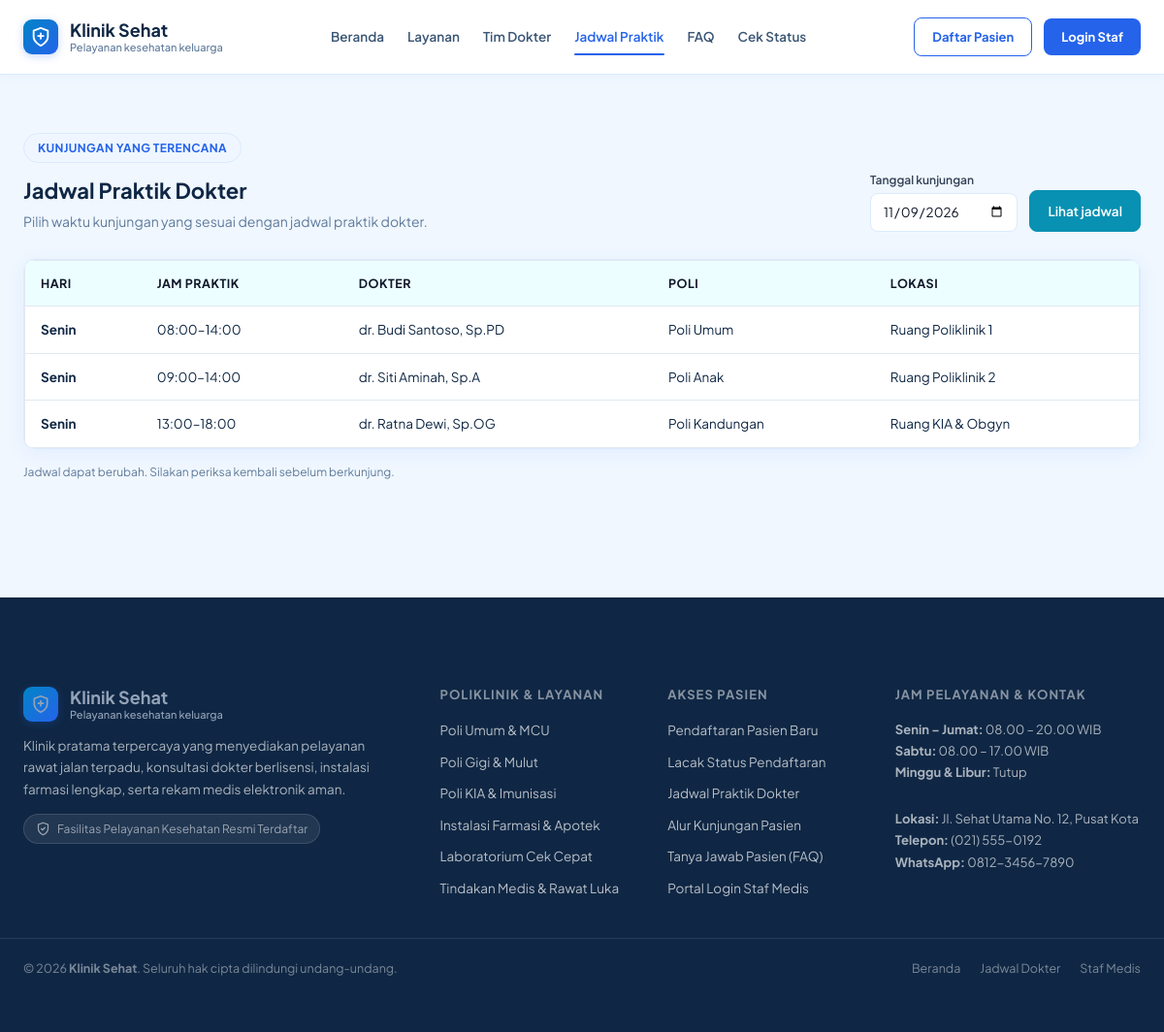
The app's page /index.php?url=jadwal with its own data.
### tables this page shows
CREATE TABLE jadwal_dokter (
    id_jadwal INT AUTO_INCREMENT PRIMARY KEY,
    id_user INT NOT NULL,
    hari ENUM('Senin', 'Selasa', 'Rabu', 'Kamis', 'Jumat', 'Sabtu', 'Minggu') NOT NULL,
    jam_mulai TIME NOT NULL,
    jam_selesai TIME NOT NULL,
    poli VARCHAR(100) NOT NULL,
    lokasi VARCHAR(150) NOT NULL DEFAULT 'Klinik Utama',
    is_active TINYINT(1) NOT NULL DEFAULT 1,
    created_at TIMESTAMP DEFAULT CURRENT_TIMESTAMP,
    FOREIGN KEY (id_user) REFERENCES users(id_user) ON DELETE CASCADE,
    INDEX idx_jadwal_hari_aktif (hari, is_active)
);

CREATE TABLE users (
    id_user INT AUTO_INCREMENT PRIMARY KEY,
    nama VARCHAR(100) NOT NULL,
    username VARCHAR(50) NOT NULL UNIQUE,
    password VARCHAR(255) NOT NULL,
    role ENUM('admin', 'resepsionis', 'dokter', 'apoteker') NOT NULL DEFAULT 'admin',
    is_active TINYINT(1) NOT NULL DEFAULT 1,
    aktif_mulai DATE NOT NULL,
    aktif_sampai DATE NOT NULL,
    created_at TIMESTAMP DEFAULT CURRENT_TIMESTAMP
);

### index.php (called while the page is built, shortened)
<?php
require_once __DIR__ . '/core/Database.php';
require_once __DIR__ . '/core/Model.php';
require_once __DIR__ . '/core/Icon.php';
function e($value)
{
    return htmlspecialchars((string) $value, ENT_QUOTES, 'UTF-8');
}
function is_logged_in()
{
    return isset($_SESSION['user']);
}
$url = trim($_GET['url'] ?? 'beranda', '/');
$parts = $url === '' ? ['beranda'] : explode('/', $url);
$method = preg_replace('/[^a-zA-Z]/', '', $parts[1] ?? 'index');
$params = array_slice($parts, 2);
$controller = new $class();
call_user_func_array([$controller, $method], $params);

### controllers/JadwalController.php (called while the page is built, shortened)
<?php
require_once __DIR__ . '/../models/JadwalDokter.php';
class JadwalController extends Controller
{
    private $jadwal;
    public function __construct()
    {
        $this->jadwal = new JadwalDokter();
    }
    public function index()
    {
        $isAdmin = has_role('admin');
        $isDoctor = has_role('dokter');
        $doctorId = $isDoctor ? (int) current_user()['id_user'] : null;
        $isPublic = !is_logged_in();
        $date = $isPublic
            ? $this->validDate($_GET['tanggal'] ?? '') ?: $this->jadwal->nextAvailableDate()
            : null;
        $holidayName = $isPublic ? $this->jadwal->isHoliday($date) : false;
        $items = $isPublic
            ? ($holidayName ? [] : $this->jadwal->forDate($date))
            : $this->jadwal->all($doctorId, $isAdmin || $doctorId !== null);
        $this->view('jadwal/index', [
            'title' => 'Jadwal Dokter',
            'activeNav' => $isPublic ? 'jadwal' : '',
            'items' => $items,
            'isAdmin' => $isAdmin,
            'isDoctor' => $isDoctor,
            'isPublic' => $isPublic,
            'date' => $date,
            'closedMessage' => $holidayName
                ? 'Klinik tutup pada hari libur: ' . $holidayName . '.'
                : ($isPublic && !$items ? 'Tidak ada dokter dengan jadwal praktik pada tanggal ini.' : '')
        ]);
    }
    private function validDate($value)
    {
        if (!is_string($value) || $value === '') {
            return null;
        }
        $date = DateTime::createFromFormat('!Y-m-d', $value);
        return $date && $date->format('Y-m-d') === $value && $value >= date('Y-m-d') ? $value : null;
    }
}

### core/Database.php (called while the page is built, shortened)
<?php
class Database
{
    private static $pdo = null;
    public static function connect()
    {
        if (self::$pdo === null) {
            try {
                $dsn = "mysql:host=" . DB_HOST .
                       ";port=" . DB_PORT .
                       ";dbname=" . DB_NAME .
                       ";charset=utf8mb4";
                self::$pdo = new PDO(
                    $dsn,
                    DB_USER,
                    DB_PASS,
                    [
                        PDO::ATTR_ERRMODE => PDO::ERRMODE_EXCEPTION,
                        PDO::ATTR_DEFAULT_FETCH_MODE => PDO::FETCH_ASSOC,
                        PDO::ATTR_EMULATE_PREPARES => false
                    ]
                );
            } catch (PDOException $e) {
                error_log('Database connection failed: ' . $e->getMessage());
                http_response_code(500);
                die('Layanan sedang tidak tersedia. Silakan coba kembali.');
            }
        }
        return self::$pdo;
    }
}

### models/JadwalDokter.php (called while the page is built, shortened)
<?php
class JadwalDokter extends Model
{
    public function weekdayForDate($date)
    {
        $days = [1 => 'Senin', 'Selasa', 'Rabu', 'Kamis', 'Jumat', 'Sabtu', 'Minggu'];
        $timestamp = strtotime($date);
        return $timestamp ? $days[(int) date('N', $timestamp)] : null;
    }
    public function isHoliday($date)
    {
        $stmt = $this->db->prepare('SELECT nama FROM hari_libur WHERE tanggal = ? LIMIT 1');
        $stmt->execute([$date]);
        return $stmt->fetchColumn() ?: false;
    }
    public function poliOptionsForDate($date)
    {
        $day = $this->weekdayForDate($date);
        if (!$day || $date < date('Y-m-d') || $this->isHoliday($date)) {
            return [];
        }
        $stmt = $this->db->prepare(
            "SELECT DISTINCT j.poli FROM jadwal_dokter j
             JOIN users u ON u.id_user = j.id_user
               WHERE j.hari = ? AND j.is_active = 1 AND u.role = 'dokter' AND u.is_active = 1
             AND u.aktif_mulai <= ? AND u.aktif_sampai >= ?
               AND (? > CURDATE() OR j.jam_selesai > CURTIME())
             ORDER BY j.poli"
        );
           $stmt->execute([$day, $date, $date, $date]);
        return $stmt->fetchAll(PDO::FETCH_COLUMN);
    }
    public function nextAvailableDate($daysAhead = 31)
    {
        $daysAhead = max(1, min(62, (int) $daysAhead));
        for ($offset = 0; $offset < $daysAhead; $offset++) {
            $date = date('Y-m-d', strtotime('+' . $offset . ' days'));
            if ($this->poliOptionsForDate($date)) {
                return $date;
            }
        }
        return date('Y-m-d');
    }
    public function forDate($date)
    {
        $day = $this->weekdayForDate($date);
        if (!$day || $date < date('Y-m-d') || $this->isHoliday($date)) {
            return [];
        }
        $stmt = $this->db->prepare(
            "SELECT j.*, u.nama AS nama_dokter, u.is_active AS status_akun,
                    u.aktif_mulai AS akun_aktif_mulai, u.aktif_sampai AS akun_aktif_sampai
             FROM jadwal_dokter j JOIN users u ON u.id_user = j.id_user
             WHERE j.hari = ? AND j.is_active = 1 AND u.role = 'dokter' AND u.is_active = 1
             AND u.aktif_mulai <= ? AND u.aktif_sampai >= ?
             AND (? > CURDATE() OR j.jam_selesai > CURTIME())
             ORDER BY j.jam_mulai, u.nama"
        );
        $stmt->execute([$day, $date, $date, $date]);
        return $stmt->fetchAll();
    }
}

### core/Model.php (called while the page is built, shortened)
<?php
require_once __DIR__ . '/Database.php';
class Model
{
    public function __construct()
    {
        $this->db = Database::connect();
    }
}

### views/jadwal/index.php (the view, shortened to what this page needs)
<?php
if ($isPublic) {
    require __DIR__ . '/../layouts/public_header.php';
} else {
    require __DIR__ . '/../layouts/header.php';
}
?>
<?php if ($isPublic): ?>
<main class="public-schedule-page">
    <section class="schedule-page-heading section-shell">
        <div>
            <p class="eyebrow">Kunjungan yang terencana</p>
            <h2>Jadwal Praktik Dokter</h2>
            <p class="muted">Pilih waktu kunjungan yang sesuai dengan jadwal praktik dokter.</p>
        </div>
        <form method="get" action="<?= BASE_URL ?>/index.php" class="schedule-date-filter">
            <div><label for="schedule-date">Tanggal kunjungan</label><input id="schedule-date" type="date" name="tanggal" value="<?= e($date) ?>" min="<?= date('Y-m-d') ?>" required></div>
            <button class="btn btn-primary">Lihat jadwal</button>
        </form>
    </section>
    <div class="section-shell schedule-table-shell">
<?php endif; ?>
        <div class="table-wrap">
            <table>
                <thead>
                    <tr>
                        <th>Hari</th><th>Jam Praktik</th><th>Dokter</th><th>Poli</th><th>Lokasi</th>
                    </tr>
                </thead>
                <tbody>
                    <?php foreach ($items as $item): ?>
                        <tr>
                            <td><strong><?= e($item['hari']) ?></strong></td>
                            <td><?= e(substr($item['jam_mulai'], 0, 5)) ?>–<?= e(substr($item['jam_selesai'], 0, 5)) ?></td>
                            <td><?= e($item['nama_dokter']) ?></td>
                            <td><?= e($item['poli']) ?></td>
                            <td><?= e($item['lokasi']) ?></td>
                        </tr>
                    <?php endforeach; ?>
                </tbody>
            </table>
        </div>
    </div>
    <?php if ($isPublic): ?><p class="schedule-disclaimer section-shell">Jadwal dapat berubah. Silakan periksa kembali sebelum berkunjung.</p><?php endif; ?>
<?php if ($isPublic): ?></main><?php endif; ?>
<?php if ($isPublic): require __DIR__ . '/../layouts/public_footer.php'; else: require __DIR__ . '/../layouts/footer.php'; endif; ?>

### records on screen
jadwal_dokter: hari "Senin", jam_mulai "08:00", jam_selesai "14:00", id_user.nama "dr. Budi Santoso, Sp.PD", poli "Poli Umum", lokasi "Ruang Poliklinik 1"
jadwal_dokter: hari "Senin", jam_mulai "09:00", jam_selesai "14:00", id_user.nama "dr. Siti Aminah, Sp.A", poli "Poli Anak", lokasi "Ruang Poliklinik 2"
jadwal_dokter: hari "Senin", jam_mulai "13:00", jam_selesai "18:00", id_user.nama "dr. Ratna Dewi, Sp.OG", poli "Poli Kandungan", lokasi "Ruang KIA & Obgyn"
